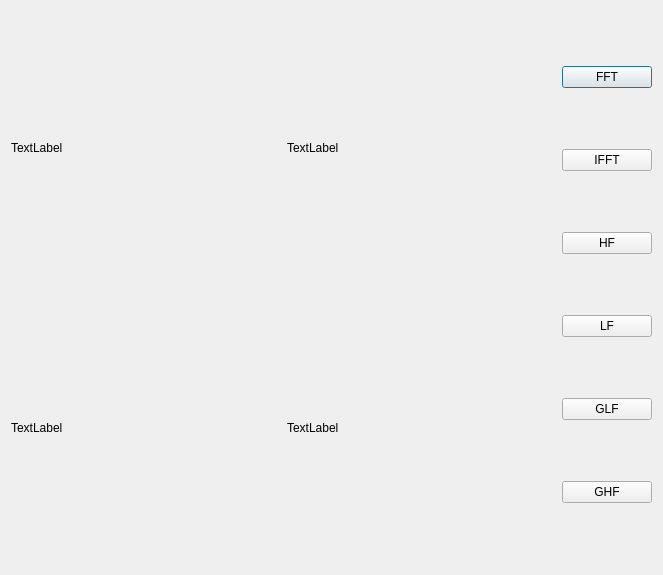
<?xml version="1.0" encoding="UTF-8"?>
<ui version="4.0">
 <class>FFTDialog</class>
 <widget class="QDialog" name="FFTDialog">
  <property name="geometry">
   <rect>
    <x>0</x>
    <y>0</y>
    <width>663</width>
    <height>575</height>
   </rect>
  </property>
  <property name="windowTitle">
   <string>Dialog</string>
  </property>
  <layout class="QGridLayout" name="gridLayout_2">
   <item row="0" column="0">
    <layout class="QGridLayout" name="gridLayout" columnstretch="3,3,1">
     <item row="0" column="1">
      <widget class="QLabel" name="image_iftt">
       <property name="text">
        <string>TextLabel</string>
       </property>
      </widget>
     </item>
     <item row="1" column="0">
      <widget class="QLabel" name="image_fftre">
       <property name="text">
        <string>TextLabel</string>
       </property>
      </widget>
     </item>
     <item row="1" column="1">
      <widget class="QLabel" name="image_fftim">
       <property name="text">
        <string>TextLabel</string>
       </property>
      </widget>
     </item>
     <item row="0" column="0">
      <widget class="QLabel" name="image_label">
       <property name="text">
        <string>TextLabel</string>
       </property>
      </widget>
     </item>
     <item row="0" column="2" rowspan="2">
      <layout class="QVBoxLayout" name="verticalLayout">
       <item>
        <widget class="QPushButton" name="pushButton">
         <property name="text">
          <string>FFT</string>
         </property>
        </widget>
       </item>
       <item>
        <widget class="QPushButton" name="pushButton_2">
         <property name="text">
          <string>IFFT</string>
         </property>
        </widget>
       </item>
       <item>
        <widget class="QPushButton" name="pushButton_3">
         <property name="text">
          <string>HF</string>
         </property>
        </widget>
       </item>
       <item>
        <widget class="QPushButton" name="pushButton_4">
         <property name="text">
          <string>LF</string>
         </property>
        </widget>
       </item>
       <item>
        <widget class="QPushButton" name="pushButton_5">
         <property name="text">
          <string>GLF</string>
         </property>
        </widget>
       </item>
       <item>
        <widget class="QPushButton" name="pushButton_6">
         <property name="text">
          <string>GHF</string>
         </property>
        </widget>
       </item>
      </layout>
     </item>
    </layout>
   </item>
  </layout>
 </widget>
 <resources/>
 <connections/>
</ui>
